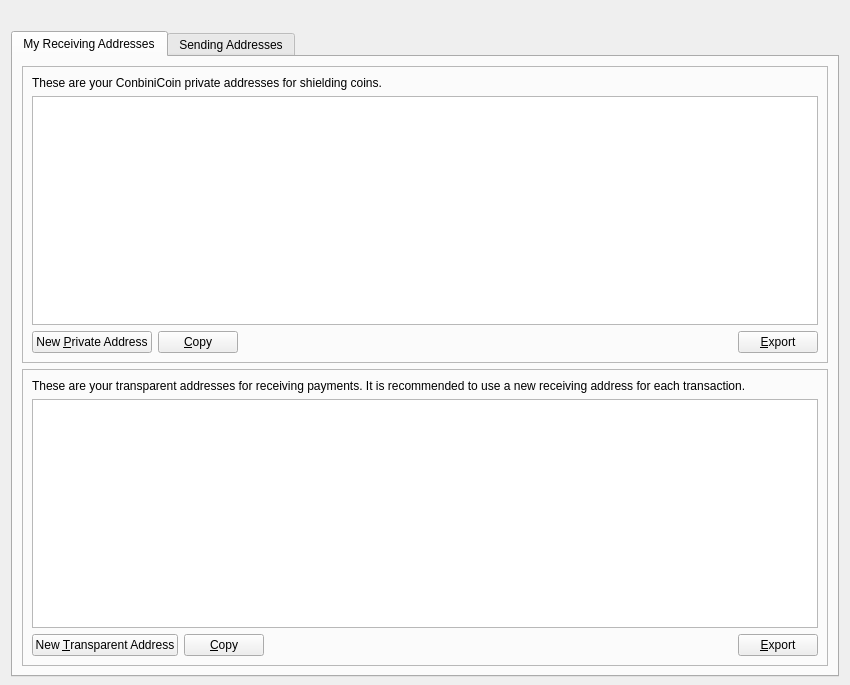
<?xml version="1.0" encoding="UTF-8"?>
<ui version="4.0">
 <class>AddressBookPage</class>
 <widget class="QDialog" name="AddressBookPage">
  <property name="geometry">
   <rect>
    <x>0</x>
    <y>0</y>
    <width>850</width>
    <height>685</height>
   </rect>
  </property>
  <property name="windowTitle">
   <string>Send Coins</string>
  </property>
  <layout class="QVBoxLayout" name="verticalLayout" stretch="0,0">
   <property name="bottomMargin">
    <number>8</number>
   </property>
   <item>
    <widget class="QLabel" name="labelLogo">
     <property name="text">
      <string/>
     </property>
     <property name="pixmap">
      <pixmap resource="../bitcoin.qrc">:/images/logo</pixmap>
     </property>
     <property name="margin">
      <number>10</number>
     </property>
    </widget>
   </item>
   <item>
    <widget class="QTabWidget" name="tabWidget">
     <property name="currentIndex">
      <number>0</number>
     </property>
     <widget class="QWidget" name="tabReceivingAddress">
      <attribute name="title">
       <string>My Receiving Addresses</string>
      </attribute>
      <layout class="QVBoxLayout" name="verticalLayout_5">
       <item>
        <widget class="QFrame" name="frameReceivingAddress">
         <property name="frameShape">
          <enum>QFrame::StyledPanel</enum>
         </property>
         <property name="frameShadow">
          <enum>QFrame::Raised</enum>
         </property>
         <layout class="QVBoxLayout" name="verticalLayout_2">
          <item>
           <widget class="QLabel" name="labelExplanation_1">
            <property name="text">
             <string>These are your ConbiniCoin private addresses for shielding coins.</string>
            </property>
            <property name="textFormat">
             <enum>Qt::PlainText</enum>
            </property>
            <property name="wordWrap">
             <bool>true</bool>
            </property>
           </widget>
          </item>
          <item>
           <widget class="QTableView" name="tableViewReceivingZ">
            <property name="contextMenuPolicy">
             <enum>Qt::CustomContextMenu</enum>
            </property>
            <property name="toolTip">
             <string/>
            </property>
            <property name="tabKeyNavigation">
             <bool>false</bool>
            </property>
            <property name="alternatingRowColors">
             <bool>true</bool>
            </property>
            <property name="selectionMode">
             <enum>QAbstractItemView::SingleSelection</enum>
            </property>
            <property name="selectionBehavior">
             <enum>QAbstractItemView::SelectRows</enum>
            </property>
            <property name="sortingEnabled">
             <bool>true</bool>
            </property>
            <attribute name="verticalHeaderVisible">
             <bool>false</bool>
            </attribute>
           </widget>
          </item>
          <item>
           <layout class="QHBoxLayout" name="horizontalLayout_1">
            <item>
             <widget class="QPushButton" name="newReceivingZAddress">
              <property name="toolTip">
               <string>Create a new address</string>
              </property>
              <property name="text">
               <string>New &amp;Private Address</string>
              </property>
              <property name="icon">
               <iconset resource="../bitcoin.qrc">
                <normaloff>:/images/add2</normaloff>:/images/add2</iconset>
              </property>
              <property name="autoDefault">
               <bool>false</bool>
              </property>
             </widget>
            </item>
            <item>
             <widget class="QPushButton" name="copyReceivingZAddress">
              <property name="toolTip">
               <string>Copy the currently selected address to the system clipboard</string>
              </property>
              <property name="text">
               <string>&amp;Copy</string>
              </property>
              <property name="icon">
               <iconset resource="../bitcoin.qrc">
                <normaloff>:/images/copy</normaloff>:/images/copy</iconset>
              </property>
              <property name="autoDefault">
               <bool>false</bool>
              </property>
             </widget>
            </item>
            <item>
             <spacer name="horizontalSpacer_1">
              <property name="orientation">
               <enum>Qt::Horizontal</enum>
              </property>
              <property name="sizeHint" stdset="0">
               <size>
                <width>40</width>
                <height>20</height>
               </size>
              </property>
             </spacer>
            </item>
            <item>
             <widget class="QPushButton" name="exportReceivingZAddress">
              <property name="toolTip">
               <string>Export the data in the current tab to a file</string>
              </property>
              <property name="text">
               <string>&amp;Export</string>
              </property>
              <property name="icon">
               <iconset resource="../bitcoin.qrc">
                <normaloff>:/images/export</normaloff>:/images/export</iconset>
              </property>
              <property name="autoDefault">
               <bool>false</bool>
              </property>
             </widget>
            </item>
           </layout>
          </item>
         </layout>
        </widget>
       </item>
       <item>
        <widget class="QFrame" name="frameReceivingZAddress">
         <property name="frameShape">
          <enum>QFrame::StyledPanel</enum>
         </property>
         <property name="frameShadow">
          <enum>QFrame::Raised</enum>
         </property>
         <layout class="QVBoxLayout" name="verticalLayout_3">
          <item>
           <widget class="QLabel" name="labelExplanation_2">
            <property name="text">
             <string>These are your transparent addresses for receiving payments. It is recommended to use a new receiving address for each transaction.</string>
            </property>
            <property name="textFormat">
             <enum>Qt::PlainText</enum>
            </property>
            <property name="wordWrap">
             <bool>true</bool>
            </property>
           </widget>
          </item>
          <item>
           <widget class="QTableView" name="tableViewReceivingT">
            <property name="contextMenuPolicy">
             <enum>Qt::CustomContextMenu</enum>
            </property>
            <property name="toolTip">
             <string>Right-click to edit address or label</string>
            </property>
            <property name="tabKeyNavigation">
             <bool>false</bool>
            </property>
            <property name="alternatingRowColors">
             <bool>true</bool>
            </property>
            <property name="selectionMode">
             <enum>QAbstractItemView::SingleSelection</enum>
            </property>
            <property name="selectionBehavior">
             <enum>QAbstractItemView::SelectRows</enum>
            </property>
            <property name="sortingEnabled">
             <bool>true</bool>
            </property>
            <attribute name="verticalHeaderVisible">
             <bool>false</bool>
            </attribute>
           </widget>
          </item>
          <item>
           <layout class="QHBoxLayout" name="horizontalLayout_2">
            <item>
             <widget class="QPushButton" name="newReceivingTAddress">
              <property name="toolTip">
               <string>Create a new address</string>
              </property>
              <property name="text">
               <string>New &amp;Transparent Address</string>
              </property>
              <property name="icon">
               <iconset resource="../bitcoin.qrc">
                <normaloff>:/images/add1</normaloff>:/images/add1</iconset>
              </property>
              <property name="autoDefault">
               <bool>false</bool>
              </property>
             </widget>
            </item>
            <item>
             <widget class="QPushButton" name="copyReceivingTAddress">
              <property name="toolTip">
               <string>Copy the currently selected address to the system clipboard</string>
              </property>
              <property name="text">
               <string>&amp;Copy</string>
              </property>
              <property name="icon">
               <iconset resource="../bitcoin.qrc">
                <normaloff>:/images/copy</normaloff>:/images/copy</iconset>
              </property>
              <property name="autoDefault">
               <bool>false</bool>
              </property>
             </widget>
            </item>
            <item>
             <spacer name="horizontalSpacer_2">
              <property name="orientation">
               <enum>Qt::Horizontal</enum>
              </property>
              <property name="sizeHint" stdset="0">
               <size>
                <width>40</width>
                <height>20</height>
               </size>
              </property>
             </spacer>
            </item>
            <item>
             <widget class="QPushButton" name="exportReceivingTAddress">
              <property name="toolTip">
               <string>Export the data in the current tab to a file</string>
              </property>
              <property name="text">
               <string>&amp;Export</string>
              </property>
              <property name="icon">
               <iconset resource="../bitcoin.qrc">
                <normaloff>:/images/export</normaloff>:/images/export</iconset>
              </property>
              <property name="autoDefault">
               <bool>false</bool>
              </property>
             </widget>
            </item>
           </layout>
          </item>
         </layout>
        </widget>
       </item>
      </layout>
     </widget>
     <widget class="QWidget" name="tabSendingAddress">
      <attribute name="title">
       <string>Sending Addresses</string>
      </attribute>
      <layout class="QVBoxLayout" name="verticalLayout_6">
       <item>
        <widget class="QFrame" name="frameSendingAddress">
         <property name="frameShape">
          <enum>QFrame::StyledPanel</enum>
         </property>
         <property name="frameShadow">
          <enum>QFrame::Raised</enum>
         </property>
         <layout class="QVBoxLayout" name="verticalLayout_4">
          <item>
           <widget class="QLabel" name="labelExplanation_3">
            <property name="text">
             <string>These are your ConbiniCoin addresses for sending payments. Always check the amount and the receiving address before sending coins.</string>
            </property>
            <property name="textFormat">
             <enum>Qt::PlainText</enum>
            </property>
            <property name="wordWrap">
             <bool>true</bool>
            </property>
           </widget>
          </item>
          <item>
           <widget class="QTableView" name="tableViewSendingT">
            <property name="contextMenuPolicy">
             <enum>Qt::CustomContextMenu</enum>
            </property>
            <property name="toolTip">
             <string>Right-click to edit address or label</string>
            </property>
            <property name="tabKeyNavigation">
             <bool>false</bool>
            </property>
            <property name="alternatingRowColors">
             <bool>true</bool>
            </property>
            <property name="selectionMode">
             <enum>QAbstractItemView::SingleSelection</enum>
            </property>
            <property name="selectionBehavior">
             <enum>QAbstractItemView::SelectRows</enum>
            </property>
            <property name="sortingEnabled">
             <bool>true</bool>
            </property>
            <attribute name="verticalHeaderVisible">
             <bool>false</bool>
            </attribute>
           </widget>
          </item>
          <item>
           <layout class="QHBoxLayout" name="horizontalLayout_3">
            <item>
             <widget class="QPushButton" name="newSendingTAddress">
              <property name="toolTip">
               <string>Create a new address</string>
              </property>
              <property name="text">
               <string>New &amp;Transparent Address</string>
              </property>
              <property name="icon">
               <iconset resource="../bitcoin.qrc">
                <normaloff>:/images/add1</normaloff>:/images/add1</iconset>
              </property>
              <property name="autoDefault">
               <bool>false</bool>
              </property>
             </widget>
            </item>
            <item>
             <widget class="QPushButton" name="copySendingTAddress">
              <property name="toolTip">
               <string>Copy the currently selected address to the system clipboard</string>
              </property>
              <property name="text">
               <string>&amp;Copy</string>
              </property>
              <property name="icon">
               <iconset resource="../bitcoin.qrc">
                <normaloff>:/images/copy</normaloff>:/images/copy</iconset>
              </property>
              <property name="autoDefault">
               <bool>false</bool>
              </property>
             </widget>
            </item>
            <item>
             <widget class="QPushButton" name="deleteSendingTAddress">
              <property name="toolTip">
               <string>Delete the currently selected address from the list</string>
              </property>
              <property name="text">
               <string>&amp;Delete</string>
              </property>
              <property name="icon">
               <iconset resource="../bitcoin.qrc">
                <normaloff>:/images/remove1</normaloff>:/images/remove1</iconset>
              </property>
              <property name="autoDefault">
               <bool>false</bool>
              </property>
             </widget>
            </item>
            <item>
             <spacer name="horizontalSpacer_3">
              <property name="orientation">
               <enum>Qt::Horizontal</enum>
              </property>
              <property name="sizeHint" stdset="0">
               <size>
                <width>40</width>
                <height>20</height>
               </size>
              </property>
             </spacer>
            </item>
            <item>
             <widget class="QPushButton" name="exportSendingTAddress">
              <property name="toolTip">
               <string>Export the data in the current tab to a file</string>
              </property>
              <property name="text">
               <string>&amp;Export</string>
              </property>
              <property name="icon">
               <iconset resource="../bitcoin.qrc">
                <normaloff>:/images/export</normaloff>:/images/export</iconset>
              </property>
              <property name="autoDefault">
               <bool>false</bool>
              </property>
             </widget>
            </item>
           </layout>
          </item>
         </layout>
        </widget>
       </item>
      </layout>
     </widget>
    </widget>
   </item>
  </layout>
 </widget>
 <resources>
  <include location="../bitcoin.qrc"/>
 </resources>
 <connections/>
</ui>
